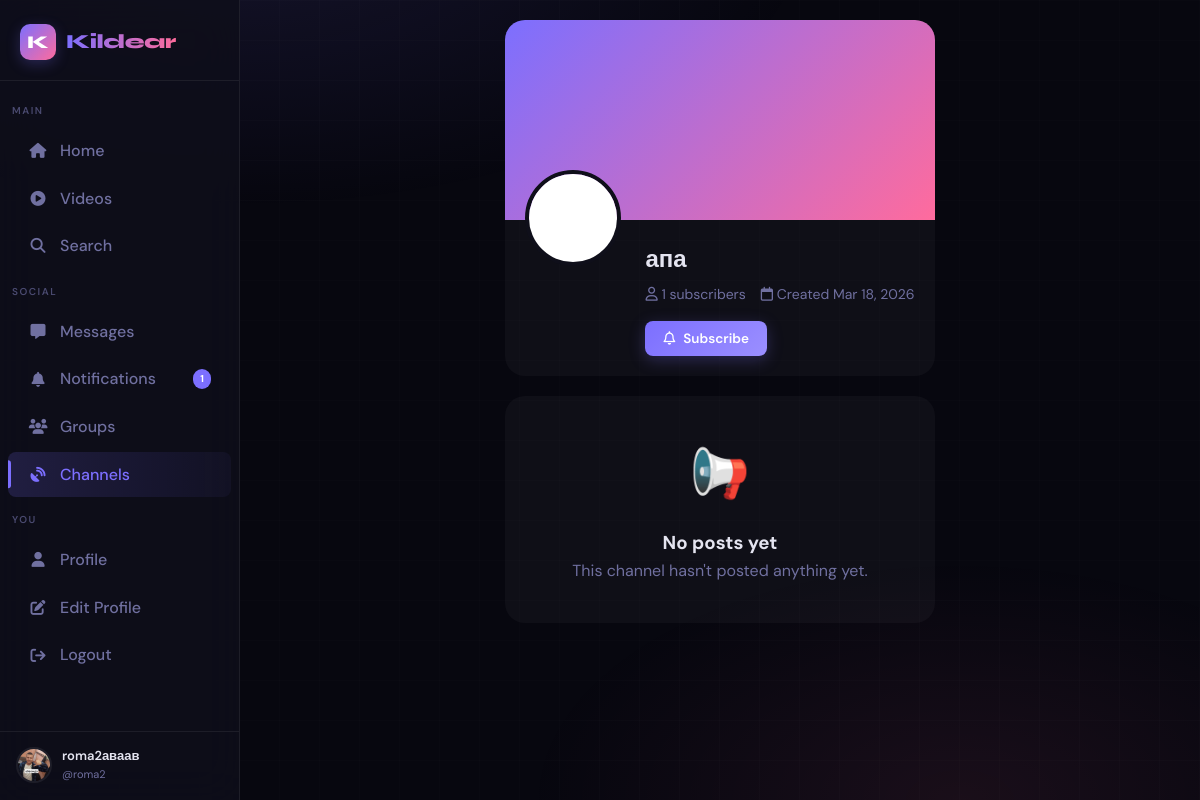
Page /channels/-274907 (signed in) on the committed database.
### app.py (models this page shows, shortened)
class User(UserMixin, db.Model):
    id = db.Column(db.Integer, primary_key=True)
    username = db.Column(db.String(40), unique=True, nullable=False)
    email = db.Column(db.String(120), unique=True, nullable=False)
    password_hash = db.Column(db.String(256), nullable=False)
    display_name = db.Column(db.String(60), default="")
    bio = db.Column(db.String(500), default="")
    avatar = db.Column(db.String(300), default="/static/default_avatar.png")
    cover_photo = db.Column(db.String(300), default="")
    website = db.Column(db.String(200), default="")
    location = db.Column(db.String(100), default="")
    accent_color = db.Column(db.String(7), default="#6c63ff")
    is_private = db.Column(db.Boolean, default=False)
    is_verified = db.Column(db.Boolean, default=False)
    is_banned = db.Column(db.Boolean, default=False)
    is_admin = db.Column(db.Boolean, default=False)
    is_online = db.Column(db.Boolean, default=False)
    last_seen = db.Column(db.DateTime, default=datetime.utcnow)
    created_at = db.Column(db.DateTime, default=datetime.utcnow)
    two_factor_enabled = db.Column(db.Boolean, default=False)
    two_factor_secret = db.Column(db.String(32), nullable=True)
    posts = db.relationship("Post", backref="author", lazy="dynamic",
                            foreign_keys="Post.user_id")
    sent_msgs = db.relationship("Message", backref="sender", lazy="dynamic",
                                foreign_keys="Message.sender_id")
    recv_msgs = db.relationship("Message", backref="receiver", lazy="dynamic",
                                foreign_keys="Message.receiver_id")
    notifications = db.relationship("Notification", backref="recipient", lazy="dynamic",
                                    foreign_keys="Notification.user_id")
    comments = db.relationship("Comment", backref="author", lazy="dynamic")
    owned_groups = db.relationship("Group", backref="owner", lazy="dynamic")
    owned_channels = db.relationship("Channel", backref="owner", lazy="dynamic")
    login_history = db.relationship("LoginHistory", backref="user", lazy="dynamic")
    blocked_users = db.relationship(
        "User", secondary=blocks,
        primaryjoin=blocks.c.blocker_id == id,
        secondaryjoin=blocks.c.blocked_id == id,
        backref=db.backref("blocked_by", lazy="dynamic"),
        lazy="dynamic"
    )
    following = db.relationship(
        "User", secondary=follows,
        primaryjoin=follows.c.follower_id == id,
        secondaryjoin=follows.c.followed_id == id,
        backref=db.backref("followers", lazy="dynamic"),
        lazy="dynamic"
    )

class Channel(db.Model):
    id = db.Column(db.Integer, primary_key=True)
    name = db.Column(db.String(100), nullable=False)
    slug = db.Column(db.String(120), unique=True, nullable=False)
    description = db.Column(db.Text, default="")
    avatar = db.Column(db.String(300), default="/static/default_channel.png")
    cover = db.Column(db.String(300), default="")
    owner_id = db.Column(db.Integer, db.ForeignKey("user.id"), nullable=False)
    is_nsfw = db.Column(db.Boolean, default=False)
    created_at = db.Column(db.DateTime, default=datetime.utcnow)
    subscribers = db.relationship("User", secondary=channel_subs,
                                  backref="subscribed_channels", lazy="dynamic")
    posts = db.relationship("ChannelPost", backref="channel", lazy="dynamic",
                            cascade="all,delete")
    @property
    def sub_count(self):
        return self.subscribers.count()

### app.py (the view)
@app.route("/channels/<slug>")
@login_required
def channel_detail(slug):
    c = Channel.query.filter_by(slug=slug).first_or_404()
    is_sub = c.subscribers.filter(User.id == current_user.id).count() > 0
    posts = c.posts.order_by(ChannelPost.created_at.desc()).limit(30).all()
    is_own = c.owner_id == current_user.id
    return render_template(
        "channel_detail.html",
        channel=c,
        is_subscribed=is_sub,
        posts=posts,
        is_own=is_own
    )

### app.py (called while the page is built)
def get_client_ip():
    if request.headers.get('X-Forwarded-For'):
        return request.headers.get('X-Forwarded-For').split(',')[0].strip()
    return request.remote_addr or '0.0.0.0'

@app.before_request
def ddos_shield():
    ip = get_client_ip()
    if ip in _blocked_ips:
        abort(429)
    now = time.time()
    window = [t for t in _req_log[ip] if now - t < 10]
    window.append(now)
    _req_log[ip] = window
    if len(window) > 200:
        _blocked_ips.add(ip)
        app.logger.warning(f"[DDoS] Blocked IP: {ip}")
        abort(429)
    if request.content_length and request.content_length > app.config["MAX_CONTENT_LENGTH"]:
        abort(413)

@app.after_request
def security_headers(response):
    response.headers["X-Content-Type-Options"] = "nosniff"
    response.headers["X-Frame-Options"] = "DENY"
    response.headers["X-XSS-Protection"] = "1; mode=block"
    response.headers["Referrer-Policy"] = "strict-origin-when-cross-origin"
    response.headers["Strict-Transport-Security"] = "max-age=31536000; includeSubDomains"
    csp = [
        "default-src 'self'",
        "script-src 'self' 'unsafe-inline' https://cdn.socket.io https://cdnjs.cloudflare.com",
        "style-src 'self' 'unsafe-inline' https://cdnjs.cloudflare.com",
        "font-src 'self' https://cdnjs.cloudflare.com",
        "img-src 'self' data: blob:",
        "media-src 'self' blob:",
        "connect-src 'self' wss: ws:",
        "frame-ancestors 'none'"
    ]
    response.headers["Content-Security-Policy"] = '; '.join(csp)
    return response

@login_mgr.user_loader
def load_user(user_id):
    return db.session.get(User, int(user_id))

### templates/channel_detail.html (shortened to what this page needs)
{% extends "base.html" %}
{% block content %}
<div class="channel-page" style="max-width: 800px; margin: 0 auto; padding: 20px;">
    <div class="channel-header" style="background: var(--card); border-radius: var(--radius-lg); overflow: hidden; margin-bottom: 20px;">
        {% if channel.cover %}
        <div class="channel-cover" style="height: 200px; background-image: url('{{ channel.cover }}'); background-size: cover; background-position: center;"></div>
        {% else %}
        <div class="channel-cover" style="height: 200px; background: linear-gradient(135deg, var(--primary), var(--secondary));"></div>
        {% endif %}
        <div class="channel-info" style="padding: 20px; position: relative;">
            <div class="channel-avatar" style="position: absolute; top: -50px; left: 20px;">
                {% if channel.avatar %}
                <img src="{{ channel.avatar }}" class="avatar avatar-xl" style="border: 4px solid var(--surface);">
                {% else %}
                <div class="avatar avatar-xl" style="background: var(--primary); color: white; display: flex; align-items: center; justify-content: center; font-size: 2rem; border: 4px solid var(--surface);">
                    {{ channel.name[0].upper() }}
                </div>
                {% endif %}
            </div>
            <div style="margin-left: 120px;">
                <h1 style="font-size: 24px; margin-bottom: 5px;">{{ channel.name }}</h1>
                <div style="display: flex; gap: 15px; color: var(--text-muted); font-size: 14px; margin-bottom: 10px;">
                    <span><i class="fa-regular fa-user"></i> <span id="sub-count">{{ channel.sub_count }}</span> subscribers</span>
                    <span><i class="fa-regular fa-calendar"></i> Created {{ channel.created_at.strftime('%b %d, %Y') }}</span>
                </div>
                <div style="display: flex; gap: 10px; margin-top: 15px;">
                    {% if is_subscribed %}
                        <button class="btn btn-outline" onclick="toggleSubscribe('{{ channel.slug }}', this)">
                            <i class="fa-regular fa-bell-slash"></i> Unsubscribe
                        </button>
                    {% else %}
                        <button class="btn btn-primary" onclick="toggleSubscribe('{{ channel.slug }}', this)">
                            <i class="fa-regular fa-bell"></i> Subscribe
                        </button>
                    {% endif %}
                </div>
            </div>
        </div>
    </div>
    <div class="channel-posts">
        <div class="posts-feed">
            {% for post in posts %}
            <div class="post-card" style="background: var(--card); border-radius: var(--radius-lg); padding: 20px; margin-bottom: 15px;">
                <div style="display: flex; align-items: center; gap: 10px; margin-bottom: 15px;">
                    <img src="{{ channel.avatar or '/static/default_channel.png' }}" class="avatar avatar-sm" style="width: 40px; height: 40px; border-radius: 50%; object-fit: cover;">
                    <div>
                        <div style="font-weight: 600;">{{ channel.name }}</div>
                        <div style="font-size: 12px; color: var(--text-muted);">{{ post.created_at|timeago }}</div>
                    </div>
                </div>
                {% if post.content %}
                <p style="margin-bottom: 15px;">{{ post.content }}</p>
                {% endif %}
                {% if post.media_url %}
                    {% if post.media_type == 'video' %}
                    <video src="{{ post.media_url }}" controls style="max-width: 100%; border-radius: var(--radius);"></video>
                    {% else %}
                    <img src="{{ post.media_url }}" style="max-width: 100%; border-radius: var(--radius);">
                    {% endif %}
                {% endif %}
                <div style="display: flex; gap: 15px; margin-top: 15px; color: var(--text-muted); font-size: 14px;">
                    <span><i class="fa-regular fa-eye"></i> {{ post.views }} views</span>
                </div>
            </div>
            {% else %}
            <div class="empty-state" style="text-align: center; padding: 40px; background: var(--card); border-radius: var(--radius-lg);">
                <div style="font-size: 48px; margin-bottom: 15px;">📢</div>
                <h3>No posts yet</h3>
                {% if is_own %}
                <p style="color: var(--text-muted);">Create your first channel post!</p>
                {% else %}
                <p style="color: var(--text-muted);">This channel hasn't posted anything yet.</p>
                {% endif %}
            </div>
            {% endfor %}
        </div>
    </div>
</div>
{% endblock %}

### templates/base.html (shortened to what this page needs)
<!DOCTYPE html>
<html lang="en" data-theme="dark">
<head>
  <link rel="stylesheet" href="https://cdnjs.cloudflare.com/ajax/libs/font-awesome/6.5.0/css/all.min.css"/>
</head>
<body>
<nav class="sidebar" id="sidebar">
  <a href="{{ url_for('index') }}" class="sidebar-logo">
    <div class="logo-mark">K</div>
    <span class="logo-text">Kildear</span>
  </a>
  <span class="nav-section">Main</span>
  <a href="{{ url_for('index') }}"
     class="nav-item {% if request.endpoint == 'index' %}active{% endif %}">
    <i class="fa-solid fa-house"></i> Home
  </a>
  <a href="{{ url_for('video_feed') }}"
     class="nav-item {% if request.endpoint == 'video_feed' %}active{% endif %}">
    <i class="fa-solid fa-play-circle"></i> Videos
  </a>
  <a href="{{ url_for('search') }}"
     class="nav-item {% if request.endpoint == 'search' %}active{% endif %}">
    <i class="fa-solid fa-magnifying-glass"></i> Search
  </a>
  <span class="nav-section">Social</span>
  <a href="{{ url_for('chat_list') }}"
     class="nav-item {% if 'chat' in request.endpoint %}active{% endif %}">
    <i class="fa-solid fa-message"></i> Messages
  </a>
  <a href="{{ url_for('notifications') }}"
     class="nav-item {% if request.endpoint == 'notifications' %}active{% endif %}">
    <i class="fa-solid fa-bell"></i> Notifications
    {% if notif_count > 0 %}
      <span class="nav-badge">{{ notif_count }}</span>
    {% endif %}
  </a>
  <a href="{{ url_for('groups') }}"
     class="nav-item {% if 'group' in request.endpoint %}active{% endif %}">
    <i class="fa-solid fa-users"></i> Groups
  </a>
  <a href="{{ url_for('channels') }}"
     class="nav-item {% if 'channel' in request.endpoint %}active{% endif %}">
    <i class="fa-solid fa-satellite-dish"></i> Channels
  </a>
  {% if current_user.is_authenticated %}
  <span class="nav-section">You</span>
  <a href="{{ url_for('profile', username=current_user.username) }}"
     class="nav-item {% if request.endpoint == 'profile' and request.view_args.get('username') == current_user.username %}active{% endif %}">
    <i class="fa-solid fa-user"></i> Profile
  </a>
  <a href="{{ url_for('edit_profile') }}"
     class="nav-item {% if request.endpoint == 'edit_profile' %}active{% endif %}">
    <i class="fa-solid fa-pen-to-square"></i> Edit Profile
  </a>
  <a href="{{ url_for('logout') }}" class="nav-item">
    <i class="fa-solid fa-arrow-right-from-bracket"></i> Logout
  </a>
  <div class="sidebar-user">
    <img src="{{ current_user.avatar }}" alt="" class="avatar"/>
    <div class="sidebar-user-info">
      <div class="name truncate">{{ current_user.display_name or current_user.username }}</div>
      <div class="handle">@{{ current_user.username }}</div>
    </div>
  </div>
  {% endif %}
</nav>
<div class="app-shell">
  <div class="main-content">
    {% block content %}{% endblock %}
  </div>
</div>
</body>
</html>

### rows in the picture
User: avatar (picture), display_name "roma2аваав", username "roma2"
Channel: avatar (placeholder picture), name "апа", created_at "Mar 18, 2026"

### other values in the picture
{{ notif_count }} "1"
{{ channel.sub_count }} "1"
